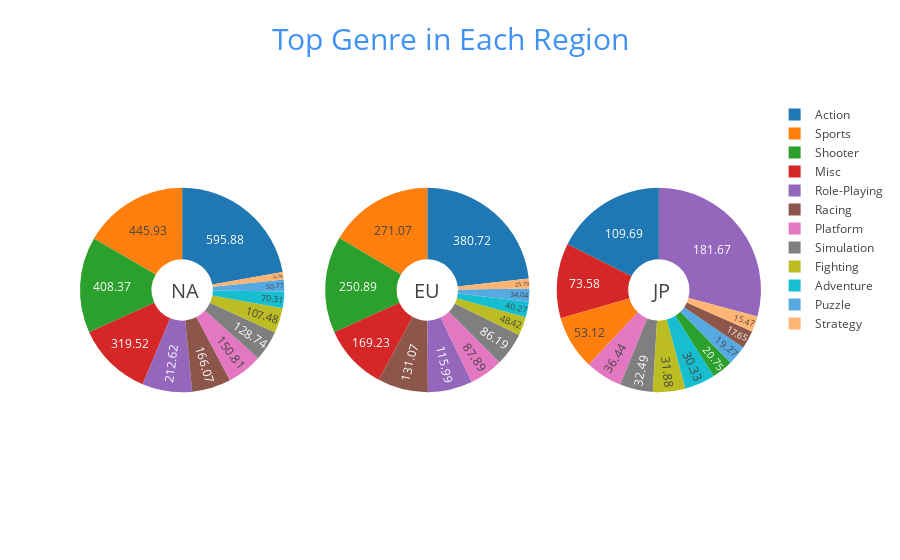

The code cell stored with this chart in its notebook:
### Code cell
fig = {
  "data": [
    {
      "values": top_genre_na['NA_Sales'].tolist(),
      "labels": top_genre_na.index,
      "domain": {"x": [0, .30],'y': [0, 1]},
      "name": "NA",
      "hoverinfo":"label+percent+name",
      "textinfo":'value', 
      "textposition":"inside",
      "hole": .3,
      "type": "pie"
    },
    {
      "values": top_genre_eu['EU_Sales'].tolist(),
      "labels": top_genre_eu.index,
      "textposition":"inside",
      "domain": {"x": [.36, 0.66],'y': [0, 1]},
      "name": "EU",
      "hoverinfo":"label+percent+name",
        "textinfo":'value',
      "hole": .3,
      "type": "pie"
    },
    {
      "values": top_genre_jp['JP_Sales'].tolist(),
      "labels": top_genre_jp.index,
      "textposition":"inside",
      "domain": {"x": [.70, 1],'y': [0, 1]},
      "name": "JP",
      "hoverinfo":"label+percent+name",
        "textinfo":'value',
      "hole": .3,
      "type": "pie"
    }
  
  
  
  ],
  "layout": {
        "title":"Top Genre in Each Region",'titlefont':{'size' : 30,'color' : '#4292f4'},
        "annotations": [
            {
                "font": {
                    "size": 20
                },
                "showarrow": False,
                "text": "NA",
                "x": 0.13,
                "y": 0.5
            },
            {
                "font": {
                    "size": 20
                },
                "showarrow": False,
                "text": "EU",
                "x": 0.51,
                "y": 0.5
            },
            {
                "font": {
                    "size": 20
                },
                "showarrow": False,
                "text": "JP",
                "x": 0.87,
                "y": 0.5
            }
        ]
    ,"autosize": True}
}

 

config={'showLink': False}
iplot(fig, filename='donut',config=config)

#iplot(fig,filename='donut group',config=config, image_width=1000, image_height=2000)

### Figure 1 — Plotly figure (JSON) as saved in the notebook; plotly's stock layout.template omitted (floating-point values rounded to 4 significant figures)
{"data": [{"domain": {"x": [0, 0.3], "y": [0, 1]}, "hole": 0.3, "hoverinfo": "label+percent+name", "labels": ["Action", "Sports", "Shooter", "Misc", "Role-Playing", "Racing", "Platform", "Simulation", "Fighting", "Adventure", "Puzzle", "Strategy"], "name": "NA", "textinfo": "value", "textposition": "inside", "type": "pie", "uid": "b41ea77f-d0b0-4d2e-a810-04c0133ce83a", "values": [595.9, 445.9, 408.4, 319.5, 212.6, 166.1, 150.8, 128.7, 107.5, 70.31, 50.77, 31.74]}, {"domain": {"x": [0.36, 0.66], "y": [0, 1]}, "hole": 0.3, "hoverinfo": "label+percent+name", "labels": ["Action", "Sports", "Shooter", "Misc", "Racing", "Role-Playing", "Platform", "Simulation", "Fighting", "Adventure", "Puzzle", "Strategy"], "name": "EU", "textinfo": "value", "textposition": "inside", "type": "pie", "uid": "7a1158ff-fcab-41e5-be2c-40a54f6c03a3", "values": [380.7, 271.1, 250.9, 169.2, 131.1, 116.0, 87.89, 86.19, 48.42, 40.27, 34.04, 25.79]}, {"domain": {"x": [0.7, 1], "y": [0, 1]}, "hole": 0.3, "hoverinfo": "label+percent+name", "labels": ["Role-Playing", "Action", "Misc", "Sports", "Platform", "Simulation", "Fighting", "Adventure", "Shooter", "Puzzle", "Racing", "Strategy"], "name": "JP", "textinfo": "value", "textposition": "inside", "type": "pie", "uid": "8186d37d-35bf-4e86-ad06-e3dd11d7fc68", "values": [181.7, 109.7, 73.58, 53.12, 36.44, 32.49, 31.88, 30.33, 20.75, 19.27, 17.65, 15.47]}], "layout": {"annotations": [{"font": {"size": 20}, "showarrow": false, "text": "NA", "x": 0.13, "y": 0.5}, {"font": {"size": 20}, "showarrow": false, "text": "EU", "x": 0.51, "y": 0.5}, {"font": {"size": 20}, "showarrow": false, "text": "JP", "x": 0.87, "y": 0.5}], "autosize": true, "title": "Top Genre in Each Region", "titlefont": {"color": "#4292f4", "size": 30}}}
